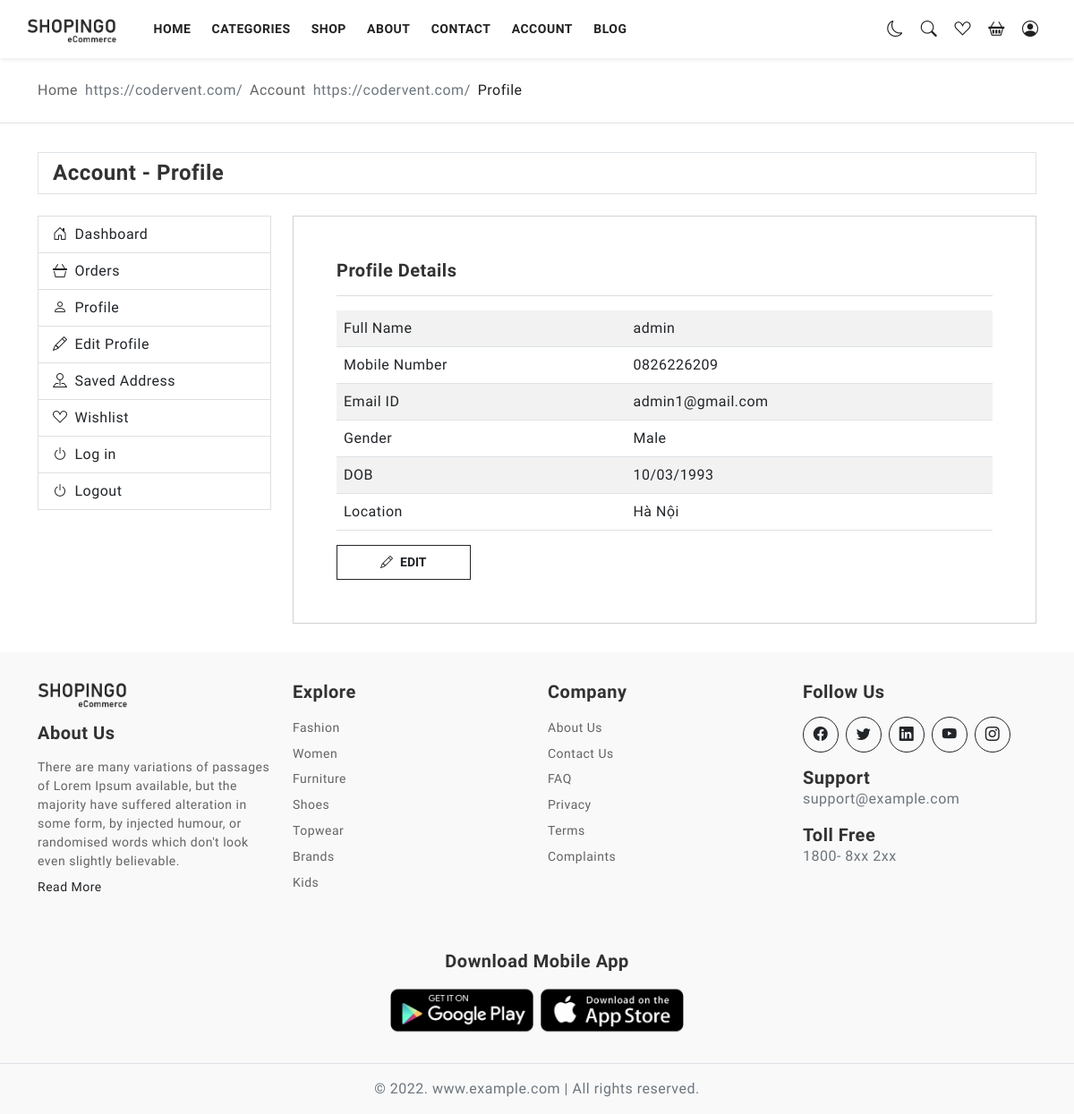
Screenshot of /index.php?act=profile with the database file from the repository.
### tables this page shows
CREATE TABLE IF NOT EXISTS `taikhoan` (
  `id` INT(11) NOT NULL AUTO_INCREMENT,
  `user` VARCHAR(50) NOT NULL,
  `pass` VARCHAR(50) NOT NULL,
  `email` VARCHAR(255) NOT NULL,
  `address` VARCHAR(255) DEFAULT NULL,
  `tel` VARCHAR(20) DEFAULT NULL,
  `role` INT(11) NOT NULL DEFAULT 0,
  PRIMARY KEY (`id`)
);

### admin/models/pdo.php (called while the page is built, shortened)
<?php
function pdo_get_connection(){
    $dburl = "mysql:host=localhost;dbname=duan1;charset=utf8";
    $username = 'root';
    $password = '';
    $conn = new PDO($dburl, $username, $password);
    $conn->setAttribute(PDO::ATTR_ERRMODE, PDO::ERRMODE_EXCEPTION);
    return $conn;
}
function pdo_query($sql){
    $sql_args = array_slice(func_get_args(), 1);
    try{
        $conn = pdo_get_connection();
        $stmt = $conn->prepare($sql);
        $stmt->execute($sql_args);
        $rows = $stmt->fetchAll();
        return $rows;
    }
    catch(PDOException $e){
        throw $e;
    }
    finally{
        unset($conn);
    }
}
function pdo_query_one($sql){
    $sql_args = array_slice(func_get_args(), 1);
    try{
        $conn = pdo_get_connection();
        $stmt = $conn->prepare($sql);
        $stmt->execute($sql_args);
        $row = $stmt->fetch(PDO::FETCH_ASSOC);
        return $row;
    }
    catch(PDOException $e){
        throw $e;
    }
    finally{
        unset($conn);
    }
}

### admin/models/danhmuc.php (called while the page is built, shortened)
<?php
function loadall_danhmuc(){
$sql="select *from danhmuc order by id desc";
$listdanhmuc=pdo_query($sql);
return $listdanhmuc;
}
?>

### admin/models/taikhoan.php (called while the page is built, shortened)
<?php
function loadone_taikhoan($id){
    $sql="select * from taikhoan where id=".$id;
    $taikhoan= pdo_query_one($sql);
    return $taikhoan;
    }
?>

### view/profile.php (the view, shortened to what this page needs)
<div class="page-content">
   <div class="py-4 border-bottom">
    <div class="container">
      <nav aria-label="breadcrumb">
        <ol class="breadcrumb mb-0">
          <li class="breadcrumb-item"><a href="javascript:;">Home</a></li>
          <li class="breadcrumb-item"><a href="javascript:;">Account</a></li>
          <li class="breadcrumb-item active" aria-current="page">Profile</li>
        </ol>
      </nav>
    </div>
   </div>
   <section class="section-padding">
    <div class="container">
       <div class="d-flex align-items-center px-3 py-2 border mb-4">
        <div class="text-start">
          <h4 class="mb-0 h4 fw-bold">Account - Profile</h4>
       </div>
      </div>
       <div class="row">
        <?php
        include "view/boxleft.php";
        ?>
          <div class="col-12 col-xl-9">
            <div class="card rounded-0">
              <div class="card-body p-lg-5">
                  <h5 class="mb-0 fw-bold">Profile Details</h5>
                  <hr>
                  <div class="table-responsive">
                    <table class="table table-striped">
                      <tbody>
                        <tr>
                          <?php
                          extract($tk);
                          echo '
                          <td>Full Name</td>
                          <td>'.$user.'</td>
                        </tr>
                        <tr>
                          <td>Mobile Number</td>
                          <td>'.$tel.'</td>
                        </tr>
                        <tr>
                          <td>Email ID</td>
                          <td>'.$email.'</td>
                        </tr>
                        <tr>
                          <td>Gender</td>
                          <td>Male</td>
                        </tr>
                        <tr>
                          <td>DOB</td>
                          <td>10/03/1993</td>
                        </tr>
                        <tr>
                          <td>Location</td>
                          <td>'.$address.'</td>
                        </tr>';
                          ?>
                      </tbody>
                    </table>
                  </div>
                  <div class="">
                      <button type="button" class="btn btn-outline-dark btn-ecomm px-5"><i class="bi bi-pencil me-2"></i>Edit</button>
                  </div>
              </div>
            </div>
          </div>
       </div>
    </div>
  </section>
 </div>

### assets-user/css/style.css (style rules this page uses)
body { color: #797979; letter-spacing: 0.5px; background-color: #ffffff; font-family: 'Raleway', sans-serif; }
a { text-decoration: none; }
::placeholder { opacity: 0.5 !important; }
.h1, .h2, .h3, .h4, .h5, .h6, h1, h2, h3, h4, h5, h6 { color: #323232; }
.page-content { padding-top: 65px; }
.btn-ecomm { font-size: 14px; text-transform: uppercase; font-weight: 600; padding: 0.5rem 1.5rem; border-radius: 0; z-index: 6; }
.breadcrumb li a { color: #636363; }
.breadcrumb li.active { color: #222121; }
.section-padding { padding-top: 2rem !important; padding-bottom: 2rem !important; }

### rows the page displays
taikhoan: user "admin", tel "0826226209", email "admin1@gmail.com", address "Hà Nội"
